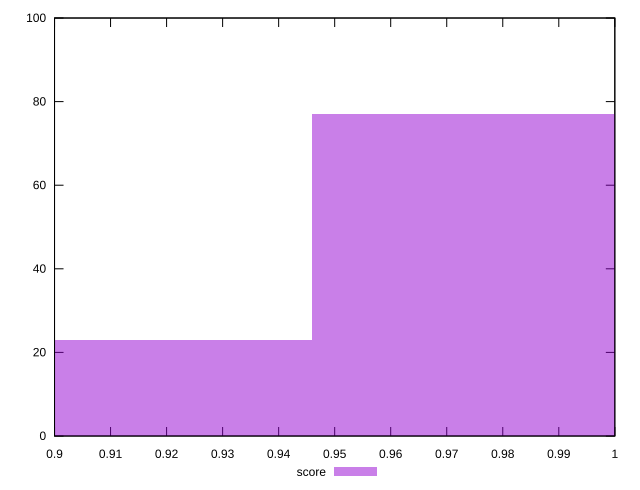

This chart was generated by the following gnuplot code:
reset

$score <<EOF
0.981042846838125 77
0.910968357778259 23
EOF

set key outside below
set boxwidth 0.07007448905986607
set xrange [0.9:1]
set yrange [0:100]
set trange [0:100]
set style fill transparent solid 0.5 noborder
set terminal svg size 640, 490 enhanced background rgb 'white'
set output "reports/report_00033_2021-03-01T14-23-16.841Z/uses-http2/samples/astro/score/histogram.svg"

plot $score title "score" with boxes

reset
